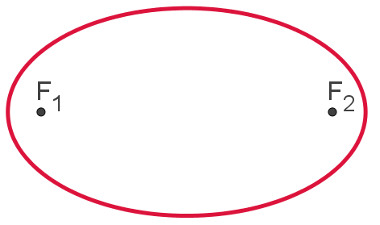
#> input picture CW/test_images/ellipse.jpg, 380 x 225 px
$ python helpers.py
#> lines starting #> are read from the running program, lines starting #| are printed output that depends on the picture; after the words box and inside, x2 and y2 are one past the last pixel; in counts of white or black regions, pixels touching at a corner belong together
import numpy as np
import math
import cv2

'''
Threshold is given as a number between 0 and 1.
If a number is greater than threshold*max then it becomes 255, else 0
'''


def thresholdImage(im, threshold):
    thrVal = threshold * im.max()
    for y in range(im.shape[0]):
        for x in range(im.shape[1]):
            im[y, x] = 255 if im[y, x] > thrVal else 0
    return im


def convolution(im, kernel):
    # filter 2d calculates correlation by default
    kernel = np.flipud(np.fliplr(kernel))
    return cv2.filter2D(im, -1, kernel, anchor=(-1, -1))


'''
 Assume incoming image is grayscale
'''


def sobel(im):
    # Approximate derivatives with a sobel kernel
    sobelX = np.array(([-1, 0, 1],
                       [-2, 0, 2],
                       [-1, 0, 1]))
    dX = convolution(im, sobelX)

    sobelY = np.array(([-1, -2, -1],
                       [0, 0, 0],
                       [1, 2, 1]))
    dY = convolution(im, sobelY)

    # Calculate the magnitude and the gradient images

    magnitude = np.zeros(im.shape)
    gradient = np.zeros(im.shape)

    for y in range(im.shape[0]):
        for x in range(im.shape[1]):
            magnitude[y, x] = math.floor(math.sqrt(dX[y, x]**2+dY[y, x]**2))
            gradient[y, x] = math.atan2(dY[y, x], dX[y, x])

    magnitude = thresholdImage(magnitude, 0.3)
    return (magnitude, gradient)


def main():
    im = cv2.imread("../test_images/ellipse.jpg")
#> im is the input picture: shape (225, 380, 3); mean B, G, R 245.5, 243.8, 252.3
    im = cv2.cvtColor(im, cv2.COLOR_BGR2GRAY)
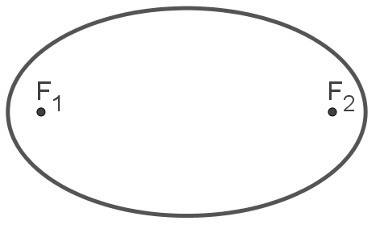
#> im: shape (225, 380); min 2, max 255, mean 246.5
    a = sobel(im)
#> in convolution, `return cv2.filter2D(im, -1, kernel, anchor=(-1, -1))`:
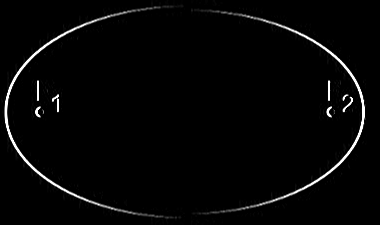
#> returned value: shape (225, 380); min 0, max 255, mean 5.8
#> in convolution (call 2), `return cv2.filter2D(im, -1, kernel, anchor=(-1, -1))`:
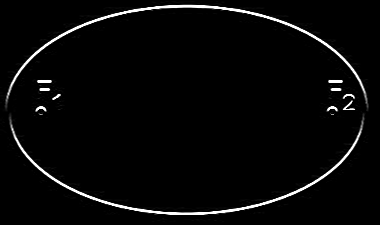
#> returned value: shape (225, 380); min 0, max 255, mean 7.9
#> after the loop in sobel, `for y in range(im.shape[0]):`:
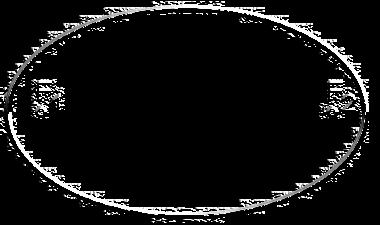
#> gradient: shape (225, 380) float64; min 0, max 1.57, mean 0.116; drawn with min black and max white
#> after the loop in sobel, `for y in range(im.shape[0]):`:
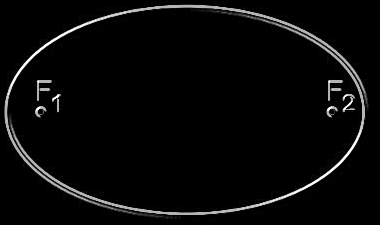
#> magnitude: shape (225, 380) float64; min 0, max 360, mean 12; drawn with min black and max white
#> in thresholdImage, `thrVal = threshold * im.max()`: thrVal = 108
#> after the loop in thresholdImage, `for y in range(im.shape[0]):`:
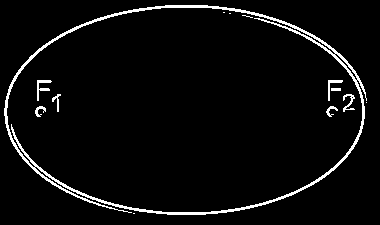
#> im: shape (225, 380) float64; 4.3% white in thin lines or dots, all inside (x1, y1, x2, y2) = (4, 5, 367, 215)
    cv2.imshow("Mag", a[0])
    cv2.waitKey(0)


if __name__ == "__main__":
    main()
